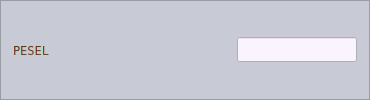
                 <widget class="QFrame" name="frame_8">
                  <property name="minimumSize">
                   <size>
                    <width>0</width>
                    <height>0</height>
                   </size>
                  </property>
                  <property name="maximumSize">
                   <size>
                    <width>600</width>
                    <height>16777215</height>
                   </size>
                  </property>
                  <property name="styleSheet">
                   <string notr="true">background-color: rgb(200, 202, 214);</string>
                  </property>
                  <property name="frameShape">
                   <enum>QFrame::StyledPanel</enum>
                  </property>
                  <property name="frameShadow">
                   <enum>QFrame::Raised</enum>
                  </property>
                  <layout class="QHBoxLayout" name="horizontalLayout_11">
                   <property name="leftMargin">
                    <number>3</number>
                   </property>
                   <property name="topMargin">
                    <number>3</number>
                   </property>
                   <property name="rightMargin">
                    <number>3</number>
                   </property>
                   <property name="bottomMargin">
                    <number>3</number>
                   </property>
                   <item>
                    <widget class="QFrame" name="frame_27">
                     <property name="frameShape">
                      <enum>QFrame::NoFrame</enum>
                     </property>
                     <property name="frameShadow">
                      <enum>QFrame::Raised</enum>
                     </property>
                     <layout class="QVBoxLayout" name="verticalLayout_19">
                      <item>
                       <widget class="QLabel" name="l_pesel">
                        <property name="minimumSize">
                         <size>
                          <width>125</width>
                          <height>0</height>
                         </size>
                        </property>
                        <property name="maximumSize">
                         <size>
                          <width>125</width>
                          <height>16777215</height>
                         </size>
                        </property>
                        <property name="font">
                         <font>
                          <family>Fixedsys</family>
                         </font>
                        </property>
                        <property name="styleSheet">
                         <string notr="true">color: qlineargradient(spread:reflect, x1:0, y1:0.534, x2:1, y2:0.523, stop:0 rgba(0, 142, 0, 255), stop:0.513812 rgba(0, 0, 0, 255), stop:1 rgba(255, 0, 0, 255));</string>
                        </property>
                        <property name="text">
                         <string>PESEL</string>
                        </property>
                       </widget>
                      </item>
                     </layout>
                    </widget>
                   </item>
                   <item>
                    <widget class="QFrame" name="frame_28">
                     <property name="frameShape">
                      <enum>QFrame::NoFrame</enum>
                     </property>
                     <property name="frameShadow">
                      <enum>QFrame::Raised</enum>
                     </property>
                     <layout class="QVBoxLayout" name="verticalLayout_18">
                      <property name="leftMargin">
                       <number>84</number>
                      </property>
                      <item>
                       <widget class="QLineEdit" name="le_pesel">
                        <property name="minimumSize">
                         <size>
                          <width>120</width>
                          <height>25</height>
                         </size>
                        </property>
                        <property name="maximumSize">
                         <size>
                          <width>120</width>
                          <height>25</height>
                         </size>
                        </property>
                        <property name="styleSheet">
                         <string notr="true">color: qlineargradient(spread:reflect, x1:0, y1:0.534, x2:1, y2:0.523, stop:0 rgba(0, 142, 0, 255), stop:0.513812 rgba(0, 0, 0, 255), stop:1 rgba(255, 0, 0, 255));
background-color: rgb(250, 244, 255);</string>
                        </property>
                        <property name="alignment">
                         <set>Qt::AlignCenter</set>
                        </property>
                       </widget>
                      </item>
                     </layout>
                    </widget>
                   </item>
                  </layout>
                 </widget>
